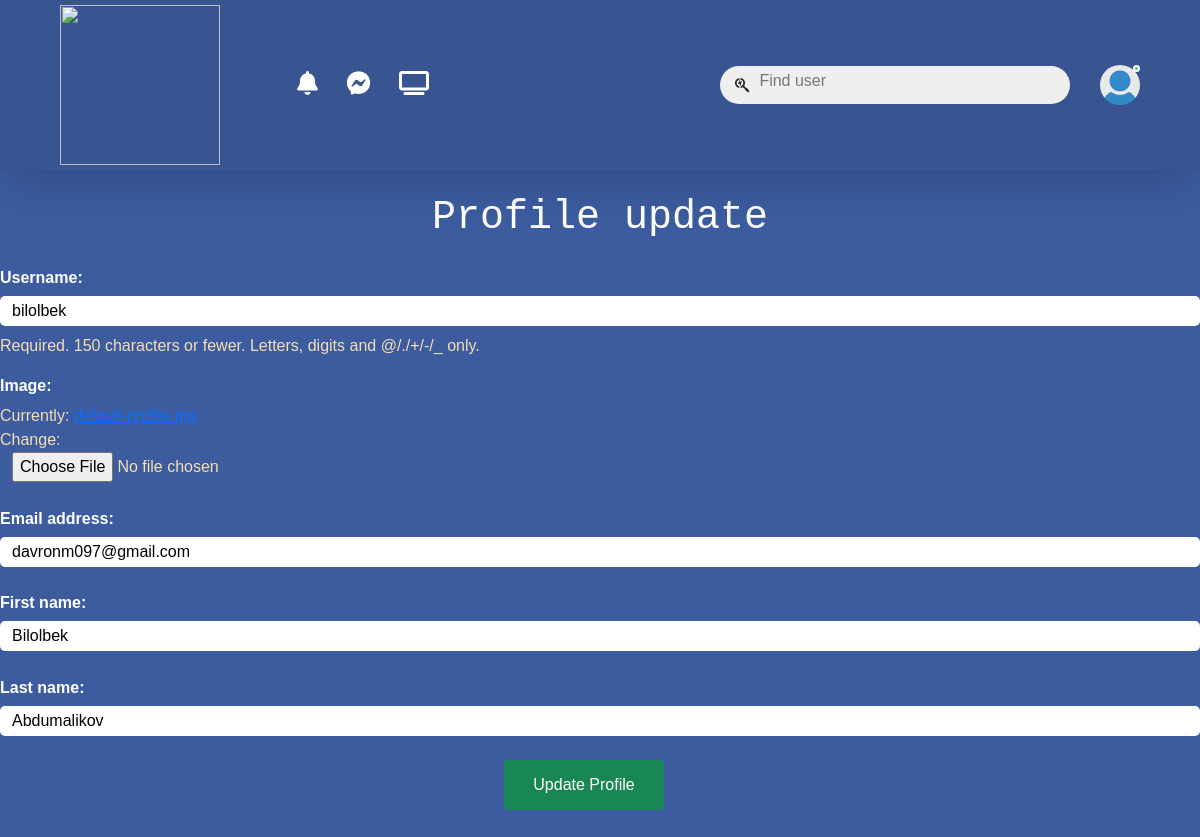
Page /user/update-profile/ (signed in) on the committed database.
### user/models.py (models this page shows, shortened)
class CustomUser(AbstractUser):
    image = models.ImageField(upload_to='user-media/', default='default-profile.jpg')

### user/views.py (the view, shortened to what this page needs)
# urls.py: path('update-profile/', UpdateProfileView.as_view(), name='update-profile'),
class UpdateProfileView(View):
    def get(self, request):
        user = request.user
        update_form = UpdateProfileForm(instance=user)
        context = {
            'update_form': update_form,
        }
        return render(request, 'update-profile.html', context)

### user/forms.py
class UpdateProfileForm(ModelForm):
    class Meta:
        model = CustomUser
        fields = ['username', 'image', 'email', 'first_name', 'last_name']

### user/templates/update-profile.html (shortened to what this page needs)
{% extends 'base.html' %}
{% load static %}
  {% block content %}
      <form method="post" action="{% url 'update-profile' %}" enctype="multipart/form-data">{% csrf_token %}
        <h1>Profile update</h1>
        {{ update_form.as_p }}
        <button type="submit" class="btn btn-success">Update Profile</button>
    </form>
{% endblock content %}

### facebook/templates/base.html (shortened to what this page needs)
{% load static %}
<!DOCTYPE html>
<html lang="en">
<head>
    <link href="{% static 'main.css' %}" rel="stylesheet" type="text/css">
    <link href="https://cdn.jsdelivr.net/npm/bootstrap@5.0.2/dist/css/bootstrap.min.css" rel="stylesheet">
    <link rel="stylesheet" href="https://cdnjs.cloudflare.com/ajax/libs/font-awesome/6.5.1/css/all.min.css" />
</head>
<body>
    <nav>
        <div class="nav-left">
          <img src="https://cdn.shopify.com/s/files/1/0702/0511/2635/files/logo.png" class="logo" />
          <ul>
            <a href="#"><i class="fa-solid fa-bell fa-xl"></i></a>
            <a href="#"><i class="fa-brands fa-facebook-messenger fa-xl"></i></a>
            <a href="{% url 'home' %}"><i class="fa-solid fa-tv fa-xl"></i></a>
          </ul>
        </div>
        <div class="nav-right">
          <div class="search-box">
            <i class="fa-brands fa-searchengin"></i>
            <a href="{% url 'user-search' %}"><input type="text" placeholder="Find user" /></a>
          </div>
          <div class="nav-user-icon online" onclick="settingsmenutoggle()">
            <a href="{% url 'user-profile' %}"><img src="{{ request.user.image.url }}" /></a>
          </div>
        </div>
      </nav>
{% block content %}
{% endblock content %}
</body>
</html>

### static/main.css (style rules this page uses)
* { margin: 0; padding: 0; font-family: sans-serif; box-sizing: border-box; }
:root { --body-color:#efefef; --nav-color:#385591; --bg-color:#fff; }
body { background:var(--body-color); transition: background 0.3s; }
nav { display: flex; align-items: center; justify-content: space-between; background: var(--nav-color); padding: 5px 5%; position: sticky; top: 0; z-index: 100; }
.logo { width: 160px; margin-right: 45px; }
.nav-left, .nav-right { display: flex; align-items: center; }
.nav-user-icon img { width: 40px; height: 40px; border-radius: 50%; cursor: pointer; object-fit: cover; }
.nav-user-icon { margin-left: 30px; }
.search-box { background: #efefef; width: 350px; border-radius: 20px; display: flex; align-items: center; padding: 0 15px; }
.search-box input { width: 100%; background: transparent; padding: 10px; outline: none; border: 0; }
.online { position: relative; }
.online::after { content: ""; width: 7px; height: 7px; border: 2px solid #fff; border-radius: 50%; background: #41db51; position: absolute; top: 0; right: 0; }
.fa-xl { position: relative; margin-top: 2vw; margin-right: 2vw; color: white; cursor: pointer; }

### facebook/templates/base.html (style rules this page uses)
.fa-xl { position: relative; margin-top: 2vw; margin-right: 2vw; color: white; cursor: pointer; }
body { background-color: #e2eaea; }
nav { box-shadow: rgba(0, 0, 0, 0.2) 0px 18px 50px -10px; }

### user/templates/update-profile.html (style rules this page uses)
form { margin-top: 2vw; }
label { color: #ffffff; display: block; font-family: sans-serif; font-weight: 600; margin-bottom: 0.5vw; }
body { margin-bottom: 50px; background-color: #3c5c9f; }
h1 { text-align: center; color: #ffffff; font-family: "Digital-7 Mono", monospace; margin-bottom: 2vw; }
input { outline: teal; width: 100%; height: 2.5vw; border-radius:5px ; margin-bottom: 0.7vw; border: none; padding-left: 1vw; }
p { font-family: sans-serif; color: wheat; margin-top: 1vw; }
button { width: 160px; height: 50px; text-align: center; margin-left: 42vw; border: none; border-radius: 5px; background-color: teal; color: white; }

### rows in the picture
CustomUser: user.image (placeholder picture), username "bilolbek", email "davronm097@gmail.com", first_name "Bilolbek", last_name "Abdumalikov"
